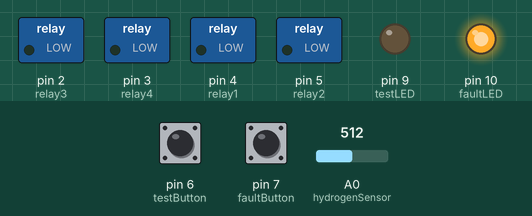
A sketch run on a simulated Arduino Uno, built with avr-gcc and run on an emulated ATmega328P. Shown: switched loads named in the sketch (green lamp = pin HIGH), output pins drawn as LEDs (lit = HIGH). Inputs (shaded band) come from the test bench; at power-on: pin 7 (faultButton) HIGH, pin 6 (testButton) HIGH, A0 (hydrogenSensor) = 512.

Above: at 1.2 s.
1.3 s: pin 7 (faultButton) pulled LOW for 0.15 s
At 1.9 s:
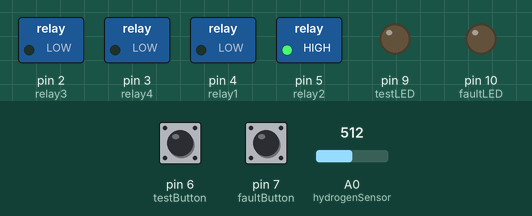
Timing chart, 0 to 4.3 s (numbered marks = the images above; inputs shaded):
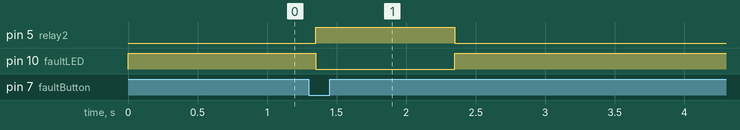

Measured:
- after the input at 1.3 s, pin 5 (relay2): LOW → HIGH after 0.05 s, → LOW 1.0 s later; pin 10 (faultLED): HIGH → LOW after 0.05 s, → HIGH 1.0 s later

The sketch:

FCP_SafetyV1.1.ino
```cpp
#define relay1 4
#define relay2 5
#define relay3 2
#define relay4 3

#define faultLED 10
#define testLED 9

#define faultButton 7
#define testButton 6

#define hydrogenSensor A0

// Variables will change:
int faultButtonState;             // the current reading from the input pin
int testButtonState;             // the current reading from the input pin
int lastFaultButtonState = HIGH;   // the previous reading from the input pin
int lastTestButtonState = HIGH;   // the previous reading from the input pin

// the following variables are unsigned longs because the time, measured in
// milliseconds, will quickly become a bigger number than can be stored in an int.
unsigned long lastFaultDebounceTime = 0;  // the last time the output pin was toggled
unsigned long lastTestDebounceTime = 0;  // the last time the output pin was toggled
unsigned long debounceDelay = 50;    // the debounce time; increase if the output flickers

float hydrogenThreshold = 400; // todo find a threshold value for hydrogen // needs to fault at 1%

void setup() {
  pinMode(faultButton, INPUT_PULLUP);
  pinMode(testButton, INPUT_PULLUP);

  pinMode(relay1, OUTPUT);
  pinMode(relay2, OUTPUT);
  pinMode(relay3, OUTPUT);
  pinMode(relay4, OUTPUT);

  pinMode(faultLED, OUTPUT);
  pinMode(testLED, OUTPUT);

  pinMode(hydrogenSensor, INPUT);


  // set initial LED state
  digitalWrite(faultLED, true);
  digitalWrite(testLED, false);

  digitalWrite(relay1, false);
  digitalWrite(relay2, false);
  digitalWrite(relay3, false);
  digitalWrite(relay4, false);
}

void loop() {
  // read the state of the switch into a local variable:
  int faultReading = digitalRead(faultButton);

  // If the switch changed, due to noise or pressing:
  if (faultReading != lastFaultButtonState) {
    // reset the debouncing timer
    lastFaultDebounceTime = millis();
  }

  if ((millis() - lastFaultDebounceTime) > debounceDelay) {
    // whatever the reading is at, it's been there for longer than the debounce
    // delay, so take it as the actual current state:

    // if the button state has changed:
    if (faultReading != faultButtonState) {
      faultButtonState = faultReading;

      // only toggle the LED if the new button state is HIGH
      if (faultButtonState == LOW) {
        digitalWrite(faultLED, false);
        digitalWrite(testLED, false);

        digitalWrite(relay2, true);

        delay(1000);

        digitalWrite(relay1, true);
        digitalWrite(relay3, true);

        digitalWrite(relay4, true);
      }
    }
  }


  // save the reading. Next time through the loop, it'll be the lastButtonState:
  lastFaultButtonState = faultReading;


    // read the state of the switch into a local variable:
  int testReading = digitalRead(testButton);

  // If the switch changed, due to noise or pressing:
  if (testReading != lastTestButtonState) {
    // reset the debouncing timer
    lastTestDebounceTime = millis();
  }

  if ((millis() - lastTestDebounceTime) > debounceDelay) {
    // whatever the reading is at, it's been there for longer than the debounce
    // delay, so take it as the actual current state:

    // if the button state has changed:
    if (testReading != testButtonState) {
      testButtonState = testReading;

      // only toggle the LED if the new button state is HIGH
      if (testButtonState == LOW) {
        digitalWrite(faultLED, false);
        digitalWrite(testLED, true);

        digitalWrite(relay1, false);
        digitalWrite(relay2, false);
        digitalWrite(relay3, false);
        digitalWrite(relay4, false);
      }
    }
  }

//if we detect a hydrogen leak then send the system to fault
  if (analogRead(hydrogenSensor)> hydrogenThreshold){
    digitalWrite(faultLED, true);
    digitalWrite(testLED, false);

    digitalWrite(relay1, false);
    digitalWrite(relay2, false);
    digitalWrite(relay3, false);
    digitalWrite(relay4, false);
  }


  // save the reading. Next time through the loop, it'll be the lastButtonState:
  lastTestButtonState = testReading;
}
```
